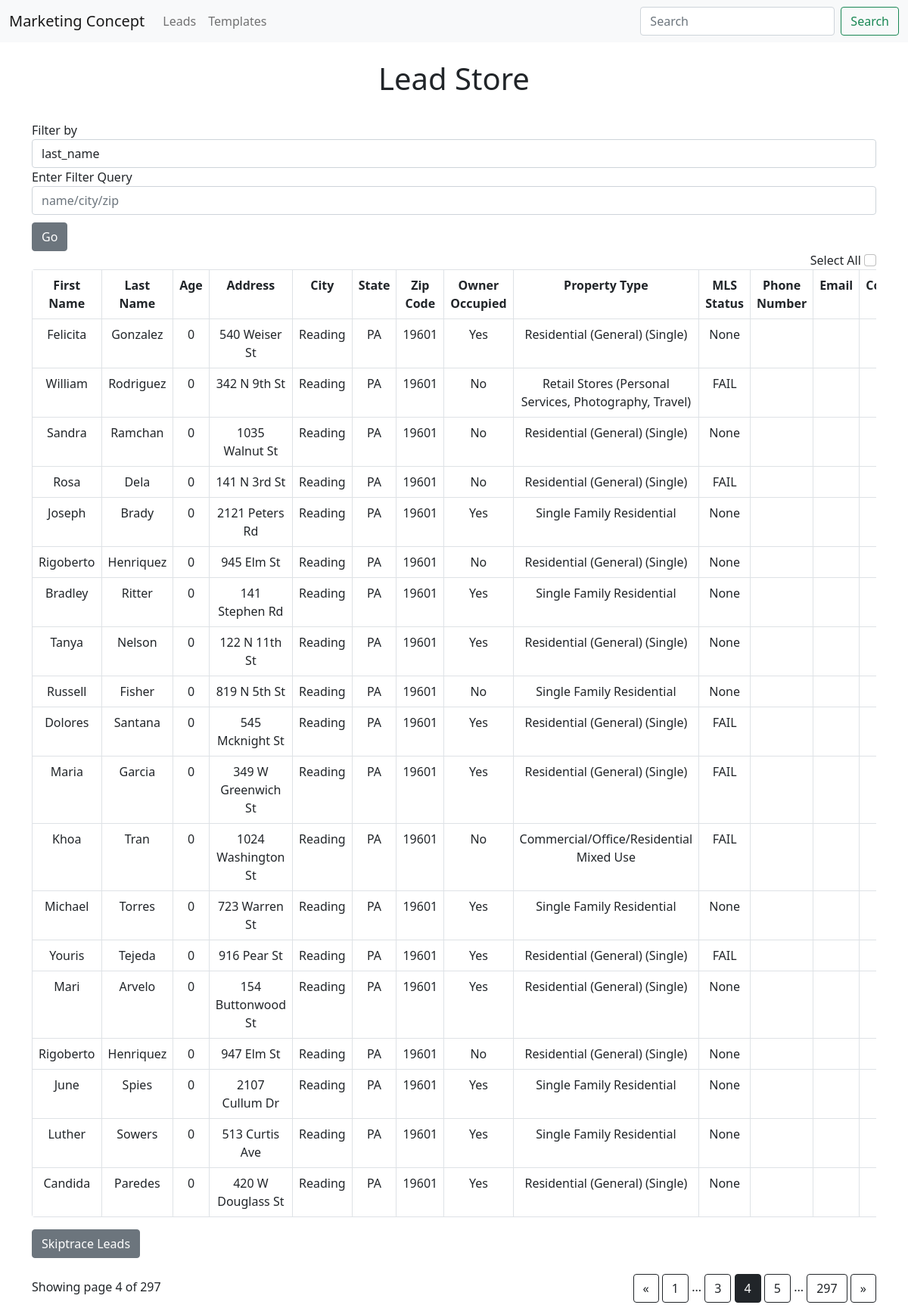
The app's page /leads?page=4 with its own data.
### app.py (models this page shows, shortened)
class Lead(db.Model):
    id = db.Column(db.Integer, primary_key=True)
    first_name = db.Column(db.String(200), nullable=False)
    last_name = db.Column(db.String(200), nullable=False)
    age = db.Column(db.Integer, default=0) #just added
    address = db.Column(db.String(200), nullable=False)
    city = db.Column(db.String(200), nullable=False)
    state = db.Column(db.String(200), nullable=False)
    zip = db.Column(db.String(200), nullable=False)
    owner_occupied = db.Column(db.String, nullable=False)
    property_type = db.Column(db.String, nullable=False)
    mls_status = db.Column(db.String, nullable=False)
    mobile_phones = db.relationship('Phone_Number', backref='lead')
    emails = db.relationship('Email', backref='lead')
    contacted = db.Column(db.Integer, default=0)
    contact_time = db.Column(db.DateTime)
    template_sent = db.Column(db.String(200), nullable=False)
    response = db.Column(db.String(200))
    motivation_level = db.Column(db.String(200), nullable=False)

### app.py (the view, shortened to what this page needs)
@app.route('/leads', methods=['POST', 'GET'])
def leads():
    page = request.args.get('page', 1, type=int)
    leads = db.session.query(Lead).paginate(page=page, per_page=ROWS_PER_PAGE)
    return render_template('leads.html', leads=leads)

### templates/leads.html (shortened to what this page needs)
{% extends 'base.html' %}
{% block body %}
<br><h1 style="text-align:center">Lead Store</h1><br>
<form class="form-inline" method="POST" action="{{ url_for('updated_filter') }}">
    <div class="form-group">
        <label for="exampleFormControlInput1">Filter by </label>
        <div class="input-group">
                <select name="comp_select" class="selectpicker form-control">
                    <option>last_name</option>
                </select>
        </div>
        <div class="form-group">
            <label for="exampleFormControlInput1">Enter Filter Query</label>
            <input name="info" class="form-control" id="exampleFormControlInput1" placeholder="name/city/zip">
        </div>
        <button type="submit" class="btn btn-secondary" style="margin-top: 10px;">Go</button>
    </div>
</form>
<span style="float: right;">Select All  <input class="form-check-input" type="checkbox"  id='updateme' onClick="toggle(this)"/></span><br/>
<div class="table-responsive">
    <form action="" method='POST'>
        <table class="table table-bordered" style="border-radius: 4px; overflow: hidden;">
            <tr>
                <th>First Name</th>
                <th>Last Name</th>
                <th>Age</th>
                <th>Address</th>
                <th>City</th>
                <th>State</th>
                <th>Zip Code</th>
                <th>Owner Occupied</th>
                <th>Property Type</th>
                <th>MLS Status</th>
                <th>Phone Number</th>
                <th>Email</th>
                <th>Contacted?</th>
            </tr>
            {%  for lead in leads.items %}
                {% if lead.first_name %}
            <tr>
                <td>{{lead.first_name}}</td>
                <td>{{lead.last_name}}</td>
                <td>{{lead.age|int}}</td>
                <td>{{lead.address}}</td>
                <td>{{lead.city}}</td>
                <td>{{lead.state}}</td>
                <td>{{lead.zip}}</td>
                <td>{{lead.owner_occupied}}</td>
                <td>{{lead.property_type}}</td>
                <td>{{lead.mls_status}}</td>
                <td>
                </td>
                <td>
                </td>
                <td>{{lead.contacted}}</td>
            </tr>
                {% endif %}
            {% endfor %}
        </table>
        <button type='submit' class="btn btn-secondary" style="margin-bottom: 10px;">Skiptrace Leads</button>
    </form>
</div>
<div class="text-right" style="float: right; margin-top: 11px;">
    <a href="{{ url_for('leads', page=leads.prev_num) }}"
       class="btn btn-outline-dark
       {% if leads.page == 1 %}disabled{% endif %}">
        &laquo;
    </a>
    {% for page_num in leads.iter_pages(left_edge=1, right_edge=1, left_current=1, right_current=2) %}
{% if page_num %}
            {% if leads.page == page_num %}
            <a href="{{ url_for('leads', page=page_num) }}"
               class="btn btn-dark">
                {{ page_num }}
            </a>
            {% else %}
            <a href="{{ url_for('leads', page=page_num) }}"
               class="btn btn-outline-dark">
                {{ page_num }}
            </a>
            {% endif %}
        {% else %}
            ...
        {% endif %}
    {% endfor %}
    <a href="{{ url_for('leads', page=leads.next_num) }}"
       class="btn btn-outline-dark
       {% if leads.page == leads.pages %}disabled{% endif %}">
        &raquo;
    </a>
</div>
<p class="text-right mt-3">
   Showing page {{ leads.page }} of {{ leads.pages }}
</p>
{% endblock %}

### static/css/main.css (style rules this page uses)
table, th, td { text-align: center; }

### records on screen
Lead: first_name "Felicita", last_name "Gonzalez", age "0", address "540 Weiser St", city "Reading", state "PA", zip "19601", owner_occupied "Yes", property_type "Residential (General) (Single)", mls_status "None"
Lead: first_name "William", last_name "Rodriguez", age "0", address "342 N 9th St", city "Reading", state "PA", zip "19601", owner_occupied "No", property_type "Retail Stores (Personal Services, Photography, Travel)", mls_status "FAIL"
Lead: first_name "Sandra", last_name "Ramchan", age "0", address "1035 Walnut St", city "Reading", state "PA", zip "19601", owner_occupied "No", property_type "Residential (General) (Single)", mls_status "None"
Lead: first_name "Rosa", last_name "Dela", age "0", address "141 N 3rd St", city "Reading", state "PA", zip "19601", owner_occupied "No", property_type "Residential (General) (Single)", mls_status "FAIL"
Lead: first_name "Joseph", last_name "Brady", age "0", address "2121 Peters Rd", city "Reading", state "PA", zip "19601", owner_occupied "Yes", property_type "Single Family Residential", mls_status "None"
Lead: first_name "Rigoberto", last_name "Henriquez", age "0", address "945 Elm St", city "Reading", state "PA", zip "19601", owner_occupied "No", property_type "Residential (General) (Single)", mls_status "None"
Lead: first_name "Bradley", last_name "Ritter", age "0", address "141 Stephen Rd", city "Reading", state "PA", zip "19601", owner_occupied "Yes", property_type "Single Family Residential", mls_status "None"
Lead: first_name "Tanya", last_name "Nelson", age "0", address "122 N 11th St", city "Reading", state "PA", zip "19601", owner_occupied "Yes", property_type "Residential (General) (Single)", mls_status "None"
Lead: first_name "Russell", last_name "Fisher", age "0", address "819 N 5th St", city "Reading", state "PA", zip "19601", owner_occupied "No", property_type "Single Family Residential", mls_status "None"
Lead: first_name "Dolores", last_name "Santana", age "0", address "545 Mcknight St", city "Reading", state "PA", zip "19601", owner_occupied "Yes", property_type "Residential (General) (Single)", mls_status "FAIL"
Lead: first_name "Maria", last_name "Garcia", age "0", address "349 W Greenwich St", city "Reading", state "PA", zip "19601", owner_occupied "Yes", property_type "Residential (General) (Single)", mls_status "FAIL"
Lead: first_name "Khoa", last_name "Tran", age "0", address "1024 Washington St", city "Reading", state "PA", zip "19601", owner_occupied "No", property_type "Commercial/Office/Residential Mixed Use", mls_status "FAIL"
Lead: first_name "Michael", last_name "Torres", age "0", address "723 Warren St", city "Reading", state "PA", zip "19601", owner_occupied "Yes", property_type "Single Family Residential", mls_status "None"
Lead: first_name "Youris", last_name "Tejeda", age "0", address "916 Pear St", city "Reading", state "PA", zip "19601", owner_occupied "Yes", property_type "Residential (General) (Single)", mls_status "FAIL"
Lead: first_name "Mari", last_name "Arvelo", age "0", address "154 Buttonwood St", city "Reading", state "PA", zip "19601", owner_occupied "Yes", property_type "Residential (General) (Single)", mls_status "None"
Lead: first_name "Rigoberto", last_name "Henriquez", age "0", address "947 Elm St", city "Reading", state "PA", zip "19601", owner_occupied "No", property_type "Residential (General) (Single)", mls_status "None"
Lead: first_name "June", last_name "Spies", age "0", address "2107 Cullum Dr", city "Reading", state "PA", zip "19601", owner_occupied "Yes", property_type "Single Family Residential", mls_status "None"
Lead: first_name "Luther", last_name "Sowers", age "0", address "513 Curtis Ave", city "Reading", state "PA", zip "19601", owner_occupied "Yes", property_type "Single Family Residential", mls_status "None"
Lead: first_name "Candida", last_name "Paredes", age "0", address "420 W Douglass St", city "Reading", state "PA", zip "19601", owner_occupied "Yes", property_type "Residential (General) (Single)", mls_status "None"

### other values on screen
{{ page_num }} "1" "3" "5" "297"
{{ page_num }} "4"
{{ leads.page }} "4"
{{ leads.pages }} "297"
